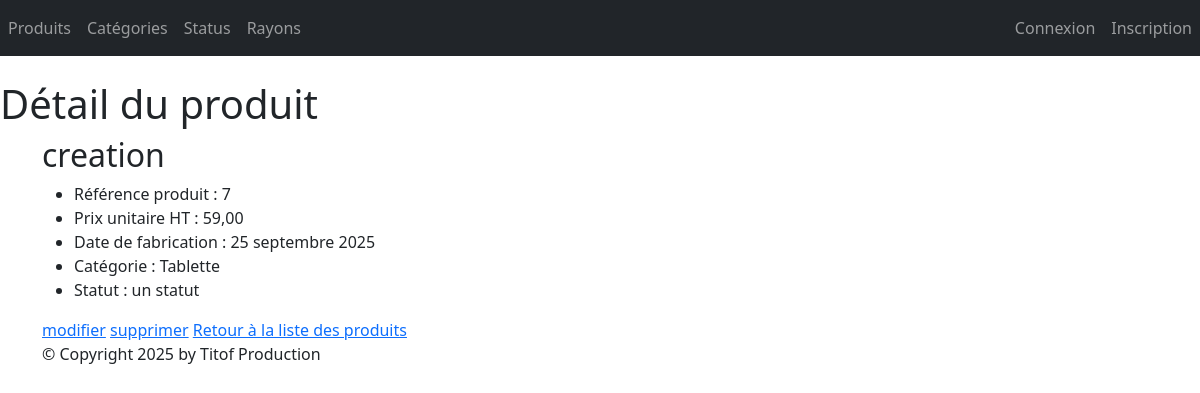
/monApp/produit/7/, run on the app's committed database.
### monApp/models.py (models this page shows, shortened)
class Produit(models.Model):
    refProd = models.AutoField(primary_key=True)
    intituleProd = models.CharField(max_length=200)
    prixUnitaireProd = models.DecimalField(max_digits=10, decimal_places=2)
    dateFabProd = models.DateField(default=date.today)
    categorie = models.ForeignKey(Categorie, on_delete=models.CASCADE, related_name="produits_categorie", null=True, blank=True)
    status = models.ForeignKey(Statut, on_delete=models.CASCADE, related_name="produits_status",null=True, blank=True)

class Categorie(models.Model):
    idCat = models.AutoField(primary_key=True)
    nomCat = models.CharField(max_length=100)
    def __str__(self):
        return self.nomCat

class Statut(models.Model):
    idStatus = models.AutoField(primary_key=True)
    libelleStatus = models.CharField(max_length=100, default='')
    def __str__(self):
        return self.libelleStatus

### monApp/views.py (the view)
# urls.py: path("produit/<pk>/" ,views.ProduitDetailView.as_view(), name="dtl_prdt"),
class ProduitDetailView(DetailView):
    model = Produit
    template_name = "monApp/detail_produit.html"
    context_object_name = "prdt"
    def get_context_data(self, **kwargs):
        context = super(ProduitDetailView, self).get_context_data(**kwargs)
        context['titremenu'] = "Détail du produit"
        return context

### monApp/templates/monApp/detail_produit.html
{% extends 'monApp/base.html' %}
{% block menu %}
    <h1>{{titremenu}}</h1>
{% endblock %}
{% block contenu %}
    <h2>{{ prdt.intituleProd }}</h2>
    <ul>
        <li>Référence produit : {{prdt.refProd }} </li>
        <li>Prix unitaire HT : {{ prdt.prixUnitaireProd }} </li>
        <li>Date de fabrication : {{ prdt.dateFabProd }} </li>
        <li>Catégorie : {{ prdt.categorie }} </li>
        <li>Statut : {{ prdt.status }}</li>
    </ul>
    <a href="{% url 'prdt_chng' prdt.refProd %}">modifier</a>
    <a href="{% url 'prdt_del' prdt.refProd %}">supprimer</a>
    <a href="{% url 'lst_prdts' %}">Retour à la liste des produits</a>
{% endblock %}

### static/styles.css (style rules this page uses)
h1 { color: red }

### data on the page
Produit: intituleProd "creation", refProd "7", prixUnitaireProd "59,00", dateFabProd "25 septembre 2025", categorie "Tablette", status "un statut"

### other printed values
{{ titremenu }} "Détail du produit"
